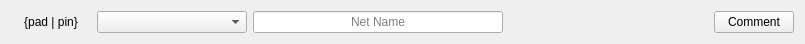
<?xml version="1.0" encoding="UTF-8"?>
<ui version="4.0">
 <class>Form</class>
 <widget class="QWidget" name="Form">
  <property name="geometry">
   <rect>
    <x>0</x>
    <y>0</y>
    <width>805</width>
    <height>44</height>
   </rect>
  </property>
  <property name="windowTitle">
   <string>Form</string>
  </property>
  <layout class="QHBoxLayout" name="horizontalLayout">
   <item>
    <widget class="QLabel" name="pad_name_label">
     <property name="minimumSize">
      <size>
       <width>80</width>
       <height>0</height>
      </size>
     </property>
     <property name="maximumSize">
      <size>
       <width>80</width>
       <height>16777215</height>
      </size>
     </property>
     <property name="text">
      <string>{pad | pin}</string>
     </property>
     <property name="alignment">
      <set>Qt::AlignCenter</set>
     </property>
    </widget>
   </item>
   <item>
    <widget class="QComboBox" name="function_combobox">
     <property name="sizePolicy">
      <sizepolicy hsizetype="Fixed" vsizetype="Fixed">
       <horstretch>0</horstretch>
       <verstretch>0</verstretch>
      </sizepolicy>
     </property>
     <property name="minimumSize">
      <size>
       <width>150</width>
       <height>0</height>
      </size>
     </property>
     <property name="maximumSize">
      <size>
       <width>150</width>
       <height>16777215</height>
      </size>
     </property>
    </widget>
   </item>
   <item>
    <widget class="QLineEdit" name="net_name_lineedit">
     <property name="sizePolicy">
      <sizepolicy hsizetype="Fixed" vsizetype="Fixed">
       <horstretch>0</horstretch>
       <verstretch>0</verstretch>
      </sizepolicy>
     </property>
     <property name="minimumSize">
      <size>
       <width>250</width>
       <height>0</height>
      </size>
     </property>
     <property name="maximumSize">
      <size>
       <width>250</width>
       <height>16777215</height>
      </size>
     </property>
     <property name="alignment">
      <set>Qt::AlignCenter</set>
     </property>
     <property name="placeholderText">
      <string>Net Name</string>
     </property>
    </widget>
   </item>
   <item>
    <spacer name="horizontalSpacer">
     <property name="orientation">
      <enum>Qt::Horizontal</enum>
     </property>
     <property name="sizeHint" stdset="0">
      <size>
       <width>205</width>
       <height>20</height>
      </size>
     </property>
    </spacer>
   </item>
   <item>
    <widget class="QPushButton" name="comment_pushbutton">
     <property name="text">
      <string>Comment</string>
     </property>
    </widget>
   </item>
  </layout>
 </widget>
 <resources/>
 <connections/>
</ui>
